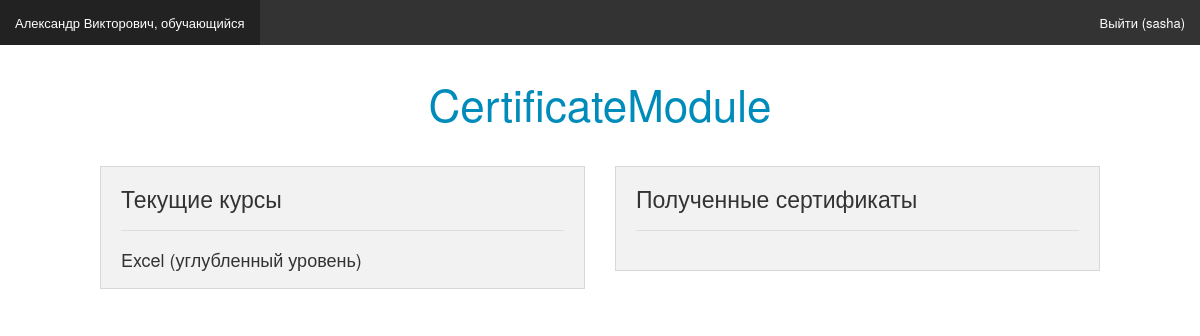
/ (signed in), run on the app's committed database.
### userprofile/models.py (models this page shows, shortened)
class UserProfile(models.Model):
    user = models.OneToOneField(User, on_delete=models.CASCADE)
    fullname = models.CharField(verbose_name='ФИО', max_length=300, null=True)
    status = models.CharField(verbose_name='Статус пользователя', max_length=100)  # student, teacher, secretary
    group_for_stud = models.ForeignKey(Group, models.SET_NULL, null=True, verbose_name='Группа (для студентов)', blank=True)
    task = models.ManyToManyField(Task, verbose_name='Решенные задания', blank=True)
    def to_rus(self):
        if self.status == 'teacher':
            return 'преподаватель'
        elif self.status == 'student':
            return 'обучающийся'
        elif self.status == 'secretary':
            return 'секретарь'
        elif self.status == 'admin':
            return 'администратор'
        else:
            return ' '
    class Meta:
        verbose_name = 'Профиль'
        verbose_name_plural = 'Профили'

### Sertificate/models.py (models this page shows, shortened)
class Program(models.Model):
    program_name = models.CharField(verbose_name='Название программы', max_length=200)
    num_hours = models.IntegerField(verbose_name='Количество часов', default=1)
    class Meta:
        verbose_name = 'программа'
        verbose_name_plural = 'программы'

### Sertificate/views.py (the view, shortened to what this page needs)
# urls.py: url(r'^$', views.index),
def index(request):
    args = {'username': auth.get_user(request).username}
    user = auth.get_user(request)
    address = 'main.html'
    if user.username:
        args['user_status'] = user.userprofile.to_rus()
        args['fullname'] = user.userprofile.fullname
        if user.userprofile.status == 'student':
            address = 'index_student.html'
            try:
                group = user.userprofile.group_for_stud
                if group is None:
                    args['error_program'] = 'Текущих курсов не найдено!'
                else:
                    args['program'] = group.program
            except ObjectDoesNotExist:
                args['error_program'] = 'Текущих курсов не найдено!'
            try:
                cert = Certificate.objects.filter(student=user, status='issued')
                args['certificate'] = cert
            except ObjectDoesNotExist:
                args['error_certificate'] = 'Сертификатов не найдено!'
    return render_to_response(address, args)

### Sertificate/templates/index_student.html (shortened to what this page needs)
{% extends 'main.html' %}
{%block certificate_student %}
<div class="row">
    <div class="large-6 medium columns">
        <div class="panel">
            <h4>Текущие курсы</h4><hr>
            {% if program %}
            <h5>{{ program.program_name }}</h5>
            {% else %}
            <h5>{{ error_program }}</h5>
            {% endif %}
        </div>
    </div>
    <div class="large-6 medium columns">
        <div class="panel">
            <h4>Полученные сертификаты</h4> <hr>
        </div>
    </div>
</div>
{% endblock %}

### templates/main.html (shortened to what this page needs)
<!DOCTYPE html>
<html lang="en">
<head>
    <link rel="stylesheet" type="text/css" href="{% static 'static/css/foundation.css' %}">
</head>
<body>
<div class="top-bar">
    <section class="top-bar-section">
        <ul class="left">
            {% if username %}
            <li> <a href=""> {{ fullname }}, {{ user_status }} </a></li>
            {% endif %}
        </ul>
        <ul class="right">
            {% if username %}
                <li><a href="/auth/logout/">Выйти ({{ username }})</a></li>
            {% else %}
                <li><a href="/auth/login/">Войти</a></li>
            {% endif %}
        </ul>
    </section>
</div>
<br>
<h1><a href="/">CertificateModule</a></h1><br>
{% if username %}
    <div class='row'>
        {% block certificate_student %}{% endblock %}
{% else %}
    <h3 style="text-align: center">Необходимо войти в систему</h3>
{% endif %}
</div>
</body>
</html>

### data on the page
UserProfile: fullname "Александр Викторович"
Program: program_name "Excel (углубленный уровень)"

### other printed values
{{ user_status }} "обучающийся"
{{ username }} "sasha"
